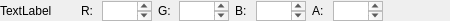
<?xml version="1.0" encoding="UTF-8"?>
<ui version="4.0">
 <class>ColorForm</class>
 <widget class="QWidget" name="ColorForm">
  <property name="geometry">
   <rect>
    <x>0</x>
    <y>0</y>
    <width>450</width>
    <height>21</height>
   </rect>
  </property>
  <property name="windowTitle">
   <string>Form</string>
  </property>
  <widget class="QWidget" name="horizontalLayoutWidget">
   <property name="geometry">
    <rect>
     <x>0</x>
     <y>0</y>
     <width>451</width>
     <height>22</height>
    </rect>
   </property>
   <layout class="QHBoxLayout" name="horivec">
    <property name="sizeConstraint">
     <enum>QLayout::SetDefaultConstraint</enum>
    </property>
    <item>
     <widget class="QLabel" name="name">
      <property name="sizePolicy">
       <sizepolicy hsizetype="Fixed" vsizetype="Preferred">
        <horstretch>0</horstretch>
        <verstretch>0</verstretch>
       </sizepolicy>
      </property>
      <property name="minimumSize">
       <size>
        <width>75</width>
        <height>0</height>
       </size>
      </property>
      <property name="text">
       <string>TextLabel</string>
      </property>
     </widget>
    </item>
    <item>
     <widget class="QLabel" name="xLabel">
      <property name="sizePolicy">
       <sizepolicy hsizetype="Fixed" vsizetype="Preferred">
        <horstretch>0</horstretch>
        <verstretch>0</verstretch>
       </sizepolicy>
      </property>
      <property name="minimumSize">
       <size>
        <width>15</width>
        <height>0</height>
       </size>
      </property>
      <property name="text">
       <string>R:</string>
      </property>
     </widget>
    </item>
    <item>
     <widget class="OneLineTextEdit" name="r">
      <property name="maximumSize">
       <size>
        <width>50</width>
        <height>20</height>
       </size>
      </property>
     </widget>
    </item>
    <item>
     <widget class="QLabel" name="yLabel">
      <property name="sizePolicy">
       <sizepolicy hsizetype="Fixed" vsizetype="Preferred">
        <horstretch>0</horstretch>
        <verstretch>0</verstretch>
       </sizepolicy>
      </property>
      <property name="minimumSize">
       <size>
        <width>15</width>
        <height>0</height>
       </size>
      </property>
      <property name="text">
       <string>G:</string>
      </property>
     </widget>
    </item>
    <item>
     <widget class="OneLineTextEdit" name="g">
      <property name="maximumSize">
       <size>
        <width>50</width>
        <height>20</height>
       </size>
      </property>
     </widget>
    </item>
    <item>
     <widget class="QLabel" name="zLabel">
      <property name="sizePolicy">
       <sizepolicy hsizetype="Fixed" vsizetype="Preferred">
        <horstretch>0</horstretch>
        <verstretch>0</verstretch>
       </sizepolicy>
      </property>
      <property name="minimumSize">
       <size>
        <width>15</width>
        <height>0</height>
       </size>
      </property>
      <property name="text">
       <string>B:</string>
      </property>
     </widget>
    </item>
    <item>
     <widget class="OneLineTextEdit" name="b">
      <property name="maximumSize">
       <size>
        <width>50</width>
        <height>20</height>
       </size>
      </property>
     </widget>
    </item>
    <item>
     <widget class="QLabel" name="aLabel">
      <property name="minimumSize">
       <size>
        <width>15</width>
        <height>0</height>
       </size>
      </property>
      <property name="text">
       <string>A:</string>
      </property>
     </widget>
    </item>
    <item>
     <widget class="OneLineTextEdit" name="a">
      <property name="maximumSize">
       <size>
        <width>50</width>
        <height>20</height>
       </size>
      </property>
     </widget>
    </item>
    <item>
     <spacer name="horizontalSpacer">
      <property name="orientation">
       <enum>Qt::Horizontal</enum>
      </property>
      <property name="sizeHint" stdset="0">
       <size>
        <width>40</width>
        <height>20</height>
       </size>
      </property>
     </spacer>
    </item>
   </layout>
  </widget>
 </widget>
 <customwidgets>
  <customwidget>
   <class>OneLineTextEdit</class>
   <extends>QPlainTextEdit</extends>
   <header>onelinetextedit.h</header>
  </customwidget>
 </customwidgets>
 <resources/>
 <connections/>
</ui>
